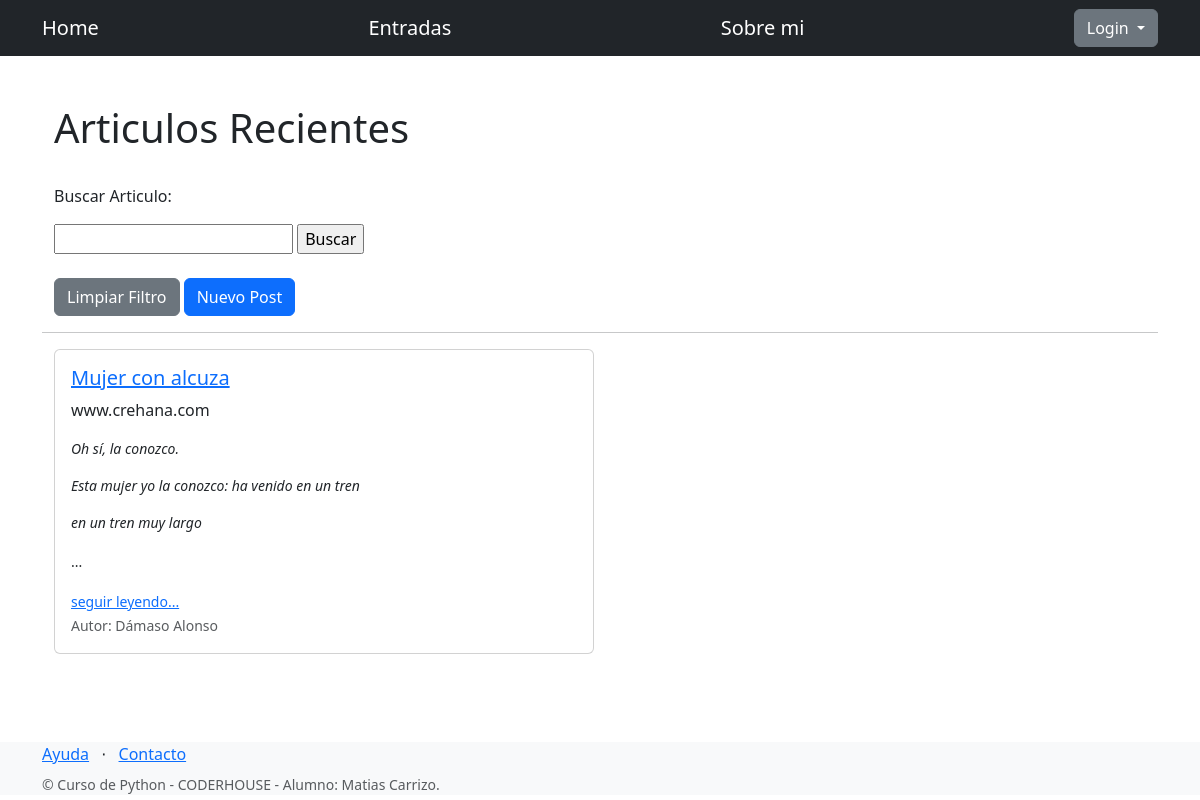
The page /pages/ on the database as committed earlier.
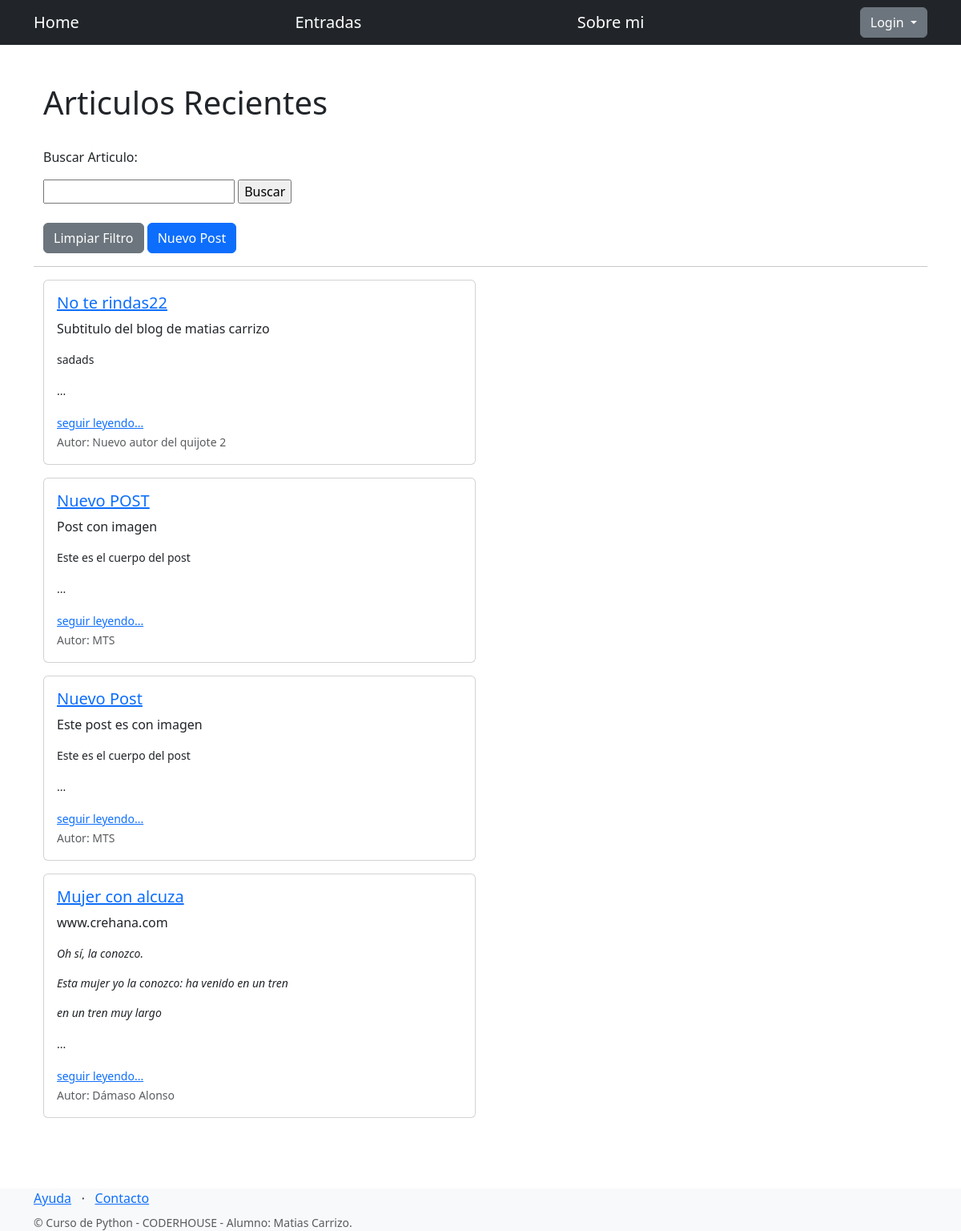
The same page on the database as committed later.
### blog/models.py (models this page shows, shortened)
class EntradaDeBlog(models.Model):
    titulo = models.CharField(max_length=128)
    subtitulo = models.CharField(max_length=256)
    autor = models.CharField(max_length=64)
    cuerpo = RichTextUploadingField()
    user = models.ForeignKey(User, on_delete=models.CASCADE, null=True)

### blog/views.py (the view)
# urls.py: path("pages/", entradas, name="entradas"),
def entradas(request):
    entradas = EntradaDeBlog.objects.all()
    contexto = {
        'entradas_ordenadas': reversed(entradas), 'entradas': entradas
    }
    return render(
        request=request,
        template_name='blog/pages.html',
        context=contexto
        )

### blog/templates/blog/pages.html (shortened to what this page needs)
{% extends "blog/base.html" %}
{% block contenido %}
<div class="container">
    <h1>Articulos Recientes</h1>
</div>
<br>
<div class="container">
    <form action="{% url 'buscar_entrada' %}" method="post">
        <p>Buscar Articulo:</p>
        <input type="text" name="entrada">
        <input type="submit" value="Buscar">
    </form>
    <br>
    <a href="{% url 'entradas' %}" class="btn btn-secondary">Limpiar Filtro</a>
    <a href="{% url 'crear_entrada' %}" class="btn btn-primary">Nuevo Post</a>
</div>
<hr>
<div class="container">
    {% if entradas|length_is:"0" %}
    <h1> nada por aqui... </h1>
    <h3> No hay Post aún </h3>
    {% else %}
        {% for entrada in entradas_ordenadas %}
        <div class="card mb-3" style="max-width: 540px;">
            <div class="row g-0">
                <div class="col-md-8">
                    <div class="card-body">
                        <h5 class="card-title"><a href="{% url 'ver_entrada' entrada.id %}">{{ entrada.titulo }}</a></h5>
                        <p class="card-text">{{ entrada.subtitulo }}</p>
                        <small><p class="card-text" >{{ entrada.cuerpo | slice:"0:150" | safe }}...</p></small>
                        <small><a href="{% url 'ver_entrada' entrada.id %}">seguir leyendo...</a></small>
                        <p class="card-text"><small class="text-muted">Autor: {{ entrada.autor }}</small></p>
                    </div>
                </div>
            </div>
            </div>
        {% endfor %}
    {% endif %}
</div>
{% endblock contenido %}

Rows that differ between the two databases and show on the page:
added EntradaDeBlog: titulo "No te rindas22", subtitulo "Subtitulo del blog de matias carrizo", cuerpo "sadads", autor "Nuevo autor del quijote 2"
added EntradaDeBlog: titulo "Nuevo POST", subtitulo "Post con imagen", cuerpo "Este es el cuerpo del post", autor "MTS"
added EntradaDeBlog: titulo "Nuevo Post", subtitulo "Este post es con imagen", cuerpo "Este es el cuerpo del post", autor "MTS"
